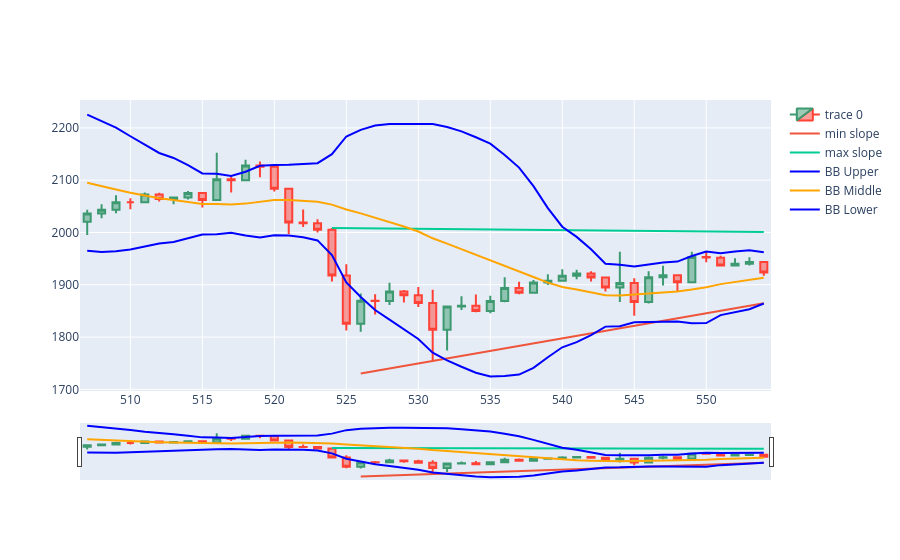

The notebook cell saved with this chart:
### Code cell
import plotly.graph_objects as go
def find_extremum(df, backcandles=500, candle_group=10):
    if df.index.name == 'time':
        df = df.reset_index().set_index('id')  # Reset index and set 'id' as the index
    candleid = len(df) - 1
    print("candle_id ", candleid)
    maxim = np.array([])
    minim = np.array([])
    xxmin = np.array([])
    xxmax = np.array([])

    for i in range(candleid - backcandles, candleid + 1, candle_group):
        minim = np.append(minim, df.low.iloc[i:i + candle_group].min())
        xxmin = np.append(xxmin, df.low.iloc[i:i + candle_group].idxmin())
    for i in range(candleid - backcandles, candleid + 1, candle_group):
        maxim = np.append(maxim, df.high.iloc[i:i + candle_group].max())
        xxmax = np.append(xxmax, df.high.iloc[i:i + candle_group].idxmax())
    slmin, intercmin = np.polyfit(xxmin, minim, 1)
    slmax, intercmax = np.polyfit(xxmax, maxim, 1)
    adjintercmin = df.low.iloc[candleid-backcandles:candleid].min() - slmin*df.low.iloc[candleid-backcandles:candleid].idxmin()
    adjintercmax = df.high.iloc[candleid-backcandles:candleid].max() - slmax*df.high.iloc[candleid-backcandles:candleid].idxmax()
    miny=slmin*xxmin + adjintercmin
    maxy=slmax*xxmax + adjintercmax
    return intercmin, intercmax,minim, maxim, xxmin, xxmax, slmin, slmax, adjintercmin, adjintercmax, miny, maxy

# ====== calculate support and resistance levels ======
intercmin, intercmax, minim, maxim, xxmin, xxmax, slmin, slmax, adjintercmin, adjintercmax, miny, maxy = find_extremum(df, 30, 5)
print("Slope max",slmax)
support_y=slmin*xxmin + adjintercmin
resistance_y=slmax*xxmax + adjintercmax
# dfpl = df[1:len(df)-1]
# intercmax = maxim.max() + intercmax
dfpl = df
fig = go.Figure(data=[go.Candlestick(x=dfpl.id,
                open=dfpl['open'],
                high=dfpl['high'],
                low=dfpl['low'],
                close=dfpl['close'])])
fig.add_trace(go.Scatter(x=xxmin, y=slmin*xxmin + adjintercmin, mode='lines', name='min slope'))
fig.add_trace(go.Scatter(x=xxmax, y=slmax*xxmax + adjintercmax, mode='lines', name='max slope'))
fig.add_trace(go.Scatter(x=df.id, y=df['bb_upper'], mode='lines', name='BB Upper', line=dict(color='blue')))
fig.add_trace(go.Scatter(x=df.id, y=df['bb_middle'], mode='lines', name='BB Middle', line=dict(color='orange')))
fig.add_trace(go.Scatter(x=df.id, y=df['bb_lower'], mode='lines', name='BB Lower', line=dict(color='blue')))

fig.show()
